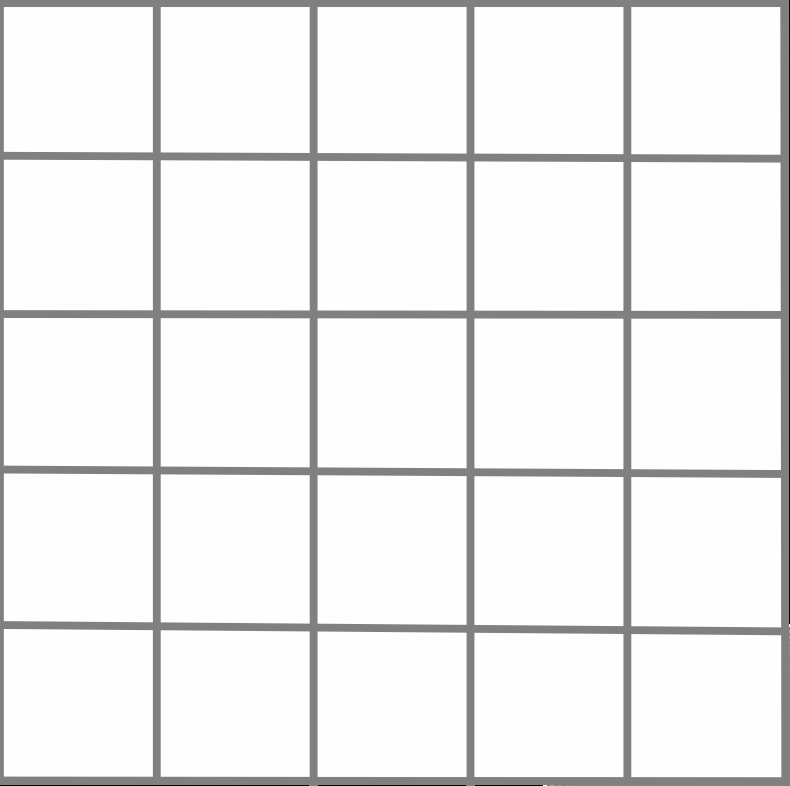
#> input picture visulization_data/sample_grid.png, 790 x 786 px; its folder holds 5 pictures in this run
$ jupyter execute --allow-errors 0-camera_calibration.ipynb
#> lines starting #> are read from the running program, lines starting #| are printed output that depends on the picture
#> further down, img is the input picture: shape (786, 790, 3); min 0, max 255, mean 239.5
[cell 1]
import sys
import os
IN_COLAB = 'google.colab' in sys.modules

data_path = "./"
if IN_COLAB:
    data_path = '/content/Prague_ml'
    if os.path.exists(data_path):
        print("Prague_ml already exists")
    else:
        ! git clone https://github.com/VarunBurde/Prague_ml

### Image formation
We know the properties of light and optics, and how rays travel from the light source to a screen to form an image. A camera works on the same principle, but instead of a screen, it captures the light rays on a sensor and transforms them into RGB pixel values.

Light rays from a scene travel and converge at the image plane, where a sharp image is formed. The optical center is the point from which these rays appear to diverge. The focal length is the distance from this point to the image plane, affecting how the scene is scaled in the image

### Camera Intrinsics

The camera intrinsic matrix (K) describes how 3D points in camera coordinates are projected onto the 2D image plane:

$$K = \begin{bmatrix}
f_x & 0 & c_x \\
0 & f_y & c_y \\
0 & 0 & 1
\end{bmatrix}$$

Where:
- $f_x$, $f_y$: Focal length in pixels (in x and y directions)
- $c_x$, $c_y$: Principal point coordinates (optical center on the image plane)

This matrix encapsulates the internal optical characteristics of the camera, independent of the camera's position and orientation in the world.

For more information, see: [Camera Parameters in Computer Vision](https://towardsdatascience.com/what-are-intrinsic-and-extrinsic-camera-parameters-in-computer-vision-7071b72fb8ec/)

### Camera Extrinsics

When a 3D point at coordinates **(x, y, z)** in Cartesian space is projected onto the 2D image plane, it undergoes a transformation from world space to image (pixel) space **(u, v)**. This transformation involves a rotation **R** and translation **T**, and is represented by the **projection matrix**:
$$\begin{bmatrix} u \\ v \\ 1 \end{bmatrix} = P \begin{bmatrix} x \\ y \\ z \\ 1 \end{bmatrix} = K[R|T] \begin{bmatrix} x \\ y \\ z \\ 1 \end{bmatrix}$$

Where:

- **K** is the intrinsic camera matrix (describing internal parameters),
- **R** is the rotation matrix,
- **T** is the translation vector.

In theory, this allows us to map 3D world coordinates to 2D image coordinates. However, the inverse mapping—from **(u, v)** back to **(x, y, z)**—is not directly possible because the projection is a many-to-one transformation. This loss of depth information makes it non-symmetric and inherently **ill-posed**, which is one of the core challenges in 3D computer vision and depth reconstruction.

### Lens and Distortion

### Understanding Optical Aberrations

Lens distortions are optical aberrations that cause straight lines in the real world to appear curved in captured images. These distortions are not defects but natural consequences of the physical properties and design of camera lenses.

When light passes through a lens, its path can be altered in ways that don't perfectly preserve the straight-line geometry of the original scene. These aberrations become particularly noticeable in images containing straight lines, especially near the edges of the frame.

## Do you see the straight lines? Do you think the image is distorted or does the dancing house windows not follow straight lines?

### Key Points:

- **Physical Cause**: Results from the geometric properties of lens elements
- **Impact**: Affects measurements, geometric accuracy, and visual aesthetics
- **Variability**: Different lens types exhibit different characteristic distortions
- **Correctability**: Can be mathematically modeled and corrected in post-processing

### Further Reading

- [Types of Distortion and Measurement Methods](https://www.image-engineering.de/library/image-quality/factors/1062-distortion)
- [Camera Visualization and Calibration](https://docs.nerf.studio/nerfology/model_components/visualize_cameras.html)

## Try to play with distortion values and see if you ever saw such distortion before

### Types of Lens Distortions

### 1. Barrel Distortion

**Causes:**
- Occurs when magnification decreases as you move away from the optical center
- Common in wide-angle lenses
- Lines appear to bow outward like a barrel

**Correction Method:**
- Can be modeled using radial distortion coefficients (k1, k2, k3)
- Corrected using the equation: x_corrected = x(1 + k1*r² + k2*r⁴ + k3*r⁶)

**Calibration Views Needed:**
- Straight-on (front-facing) views with checkerboard pattern
- Close-up views particularly effective

[cell 2]
# Example of barrel distortion visualization
import numpy as np
import cv2
import matplotlib.pyplot as plt

def create_barrel_distortion(img, k1=-0.3):
    """Apply synthetic barrel distortion to an image"""
#> called with k1 = -0.3
    h, w = img.shape[:2]
#> h = 786; w = 790
    # Create camera matrix
    cam_mat = np.array([[w, 0, w/2],
                       [0, w, h/2],
                       [0, 0, 1]])

    # Distortion coefficients [k1, k2, p1, p2, k3]
    dist_coeffs = np.array([k1, 0, 0, 0, 0])

    # Apply distortion
    distorted = cv2.undistort(img, cam_mat, -dist_coeffs)  # Negative to create distortion
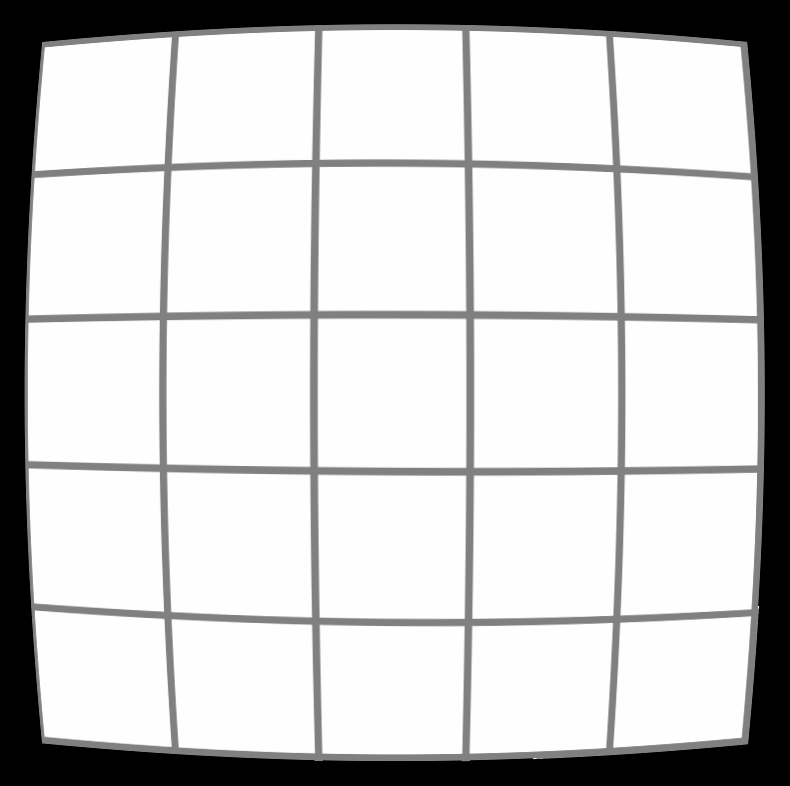
#> distorted: shape (786, 790, 3); min 0, max 254, mean 204.2
    return distorted

# Example usage (commented out until we have an image)
img_path = os.path.join(data_path, 'visulization_data', 'sample_grid.png')  # Replace with your image path
img = cv2.imread(img_path)
if img is not None:
    barrel_img = create_barrel_distortion(img)
    fig, axes = plt.subplots(1, 2, figsize=(12, 6))
    axes[0].imshow(cv2.cvtColor(img, cv2.COLOR_BGR2RGB))
    axes[0].set_title('Original Image')
    axes[1].imshow(cv2.cvtColor(barrel_img, cv2.COLOR_BGR2RGB))
    axes[1].set_title('With Barrel Distortion')
    plt.show()
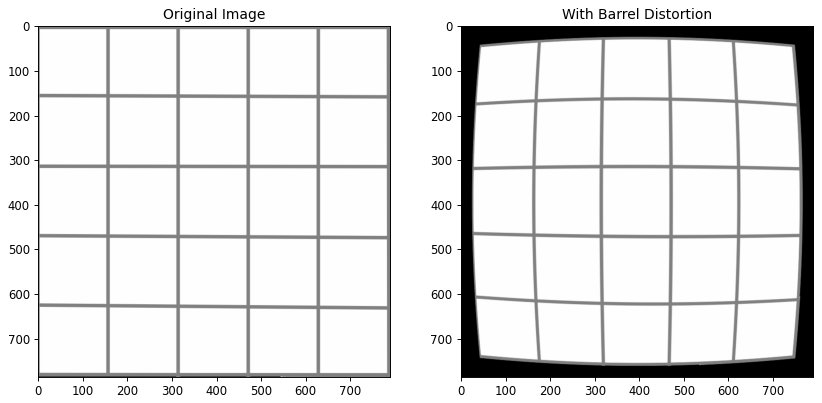
#> figure drawn by matplotlib, 2 panels

## 2. Pincushion Distortion

**Causes:**
- Occurs when magnification increases as you move away from the optical center
- Common in telephoto lenses
- Lines curve inward like a pincushion

**Correction Method:**
- Uses the same radial distortion model as barrel distortion but with opposite sign coefficients
- Software correction algorithms in post-processing

**Calibration Views Needed:**
- Distant views of calibration pattern
- Edge-of-frame views to capture maximum distortion

[cell 3]
# Example of pincushion distortion visualization
def create_pincushion_distortion(img, k1=0.3):
    """Apply synthetic pincushion distortion to an image"""
#> called with k1 = 0.3
    h, w = img.shape[:2]
#> h = 786; w = 790
    # Create camera matrix
    cam_mat = np.array([[w, 0, w/2],
                       [0, w, h/2],
                       [0, 0, 1]])

    # Distortion coefficients [k1, k2, p1, p2, k3]
    dist_coeffs = np.array([k1, 0, 0, 0, 0])

    # Apply distortion
    distorted = cv2.undistort(img, cam_mat, -dist_coeffs)  # Negative to create distortion
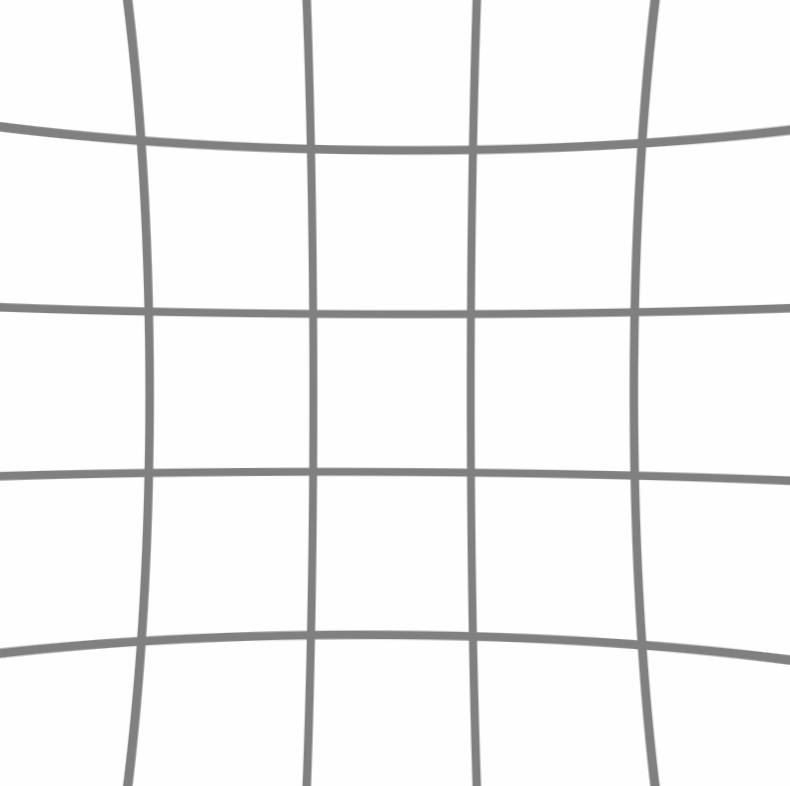
#> distorted: shape (786, 790, 3); min 128, max 254, mean 243.4
    return distorted

# Example usage (commented out until we have an image)
img = cv2.imread(img_path)
if img is not None:
    pincushion_img = create_pincushion_distortion(img)
    fig, axes = plt.subplots(1, 2, figsize=(12, 6))
    axes[0].imshow(cv2.cvtColor(img, cv2.COLOR_BGR2RGB))
    axes[0].set_title('Original Image')
    axes[1].imshow(cv2.cvtColor(pincushion_img, cv2.COLOR_BGR2RGB))
    axes[1].set_title('With Pincushion Distortion')
    plt.show()
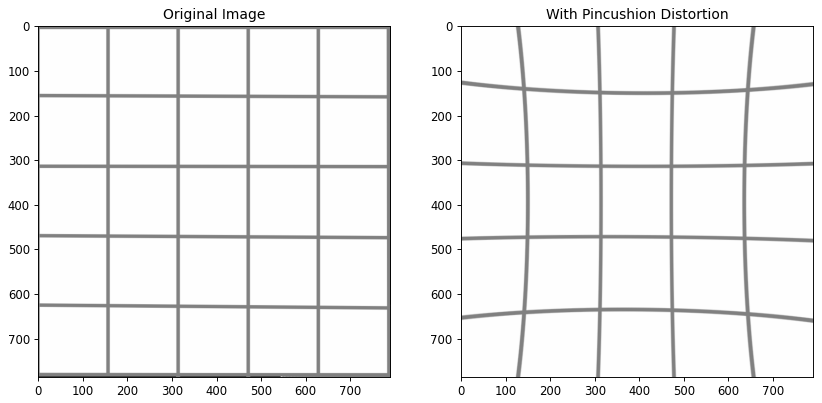
#> figure drawn by matplotlib, 2 panels

## 3. Mustache Distortion

**Causes:**
- Complex aberrations in lens design
- Combination of barrel and pincushion distortions
- Common in zoom lenses

**Correction Method:**
- Requires higher-order polynomial models
- Often needs both radial and tangential distortion coefficients

**Calibration Views Needed:**
- Angled views of calibration pattern
- Multiple perspectives to capture transition between distortion types

[cell 4]
# Example of mustache distortion visualization
def create_mustache_distortion(img, k1=-0.5, k2=0.9):
    """Apply synthetic mustache distortion to an image"""
#> called with k1 = -0.5, k2 = 0.9
    h, w = img.shape[:2]
#> h = 786; w = 790
    # Create camera matrix
    cam_mat = np.array([[w, 0, w/2],
                       [0, w, h/2],
                       [0, 0, 1]])

    # Distortion coefficients [k1, k2, p1, p2, k3]
    dist_coeffs = np.array([k1, k2, 0, 0, 0])

    # Apply distortion
    distorted = cv2.undistort(img, cam_mat, -dist_coeffs)  # Negative to create distortion
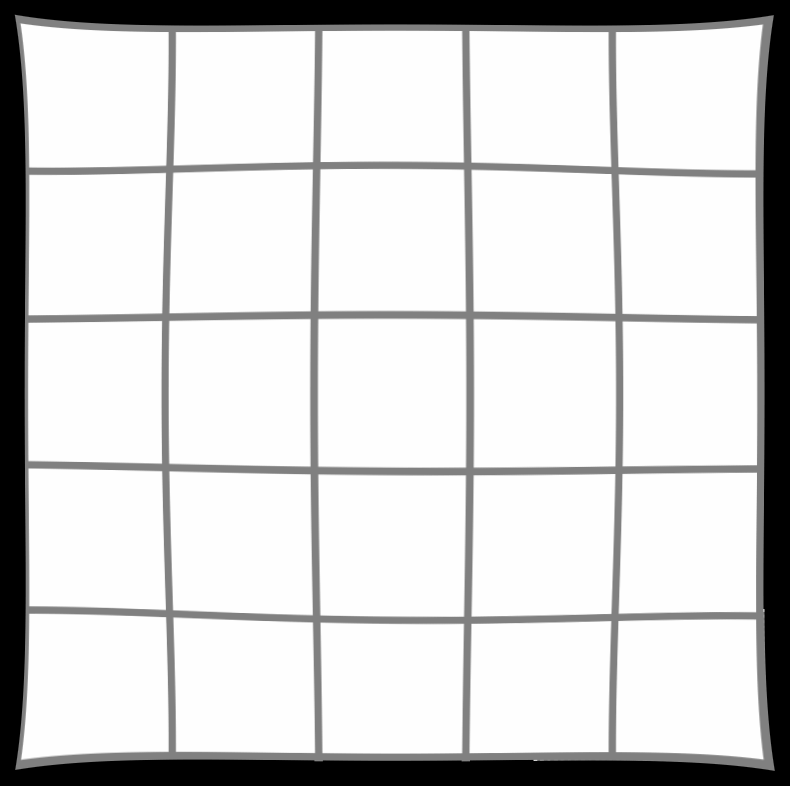
#> distorted: shape (786, 790, 3); min 0, max 254, mean 211.1
    return distorted

# Example usage (commented out until we have an image)
img = cv2.imread(img_path)
if img is not None:
    mustache_img = create_mustache_distortion(img)
    fig, axes = plt.subplots(1, 2, figsize=(12, 6))
    axes[0].imshow(cv2.cvtColor(img, cv2.COLOR_BGR2RGB))
    axes[0].set_title('Original Image')
    axes[1].imshow(cv2.cvtColor(mustache_img, cv2.COLOR_BGR2RGB))
    axes[1].set_title('With Mustache Distortion')
    plt.show()

## 4. Tangential (Decentering) Distortion

**Causes:**
- Lens not perfectly aligned with camera sensor
- Optical elements inside lens are misaligned
- Creates asymmetrical distortion

**Correction Method:**
- Modeled using tangential distortion coefficients (p1, p2)
- Correction equations:
  - x_corrected = x + [2p1xy + p2(r² + 2x²)]
  - y_corrected = y + [p1(r² + 2y²) + 2p2xy]

**Calibration Views Needed:**
- Tilted and rotated views of calibration pattern
- Multiple orientations to detect asymmetries

[cell 5]
# Example of tangential distortion visualization
def create_tangential_distortion(img, p1=0.05, p2=0.05):
    """Apply synthetic tangential distortion to an image"""
#> called with p1 = 0.05, p2 = 0.05
    h, w = img.shape[:2]
#> h = 786; w = 790
    # Create camera matrix
    cam_mat = np.array([[w, 0, w/2],
                       [0, w, h/2],
                       [0, 0, 1]])

    # Distortion coefficients [k1, k2, p1, p2, k3]
    dist_coeffs = np.array([0, 0, p1, p2, 0])

    # Apply distortion
    distorted = cv2.undistort(img, cam_mat, -dist_coeffs)  # Negative to create distortion
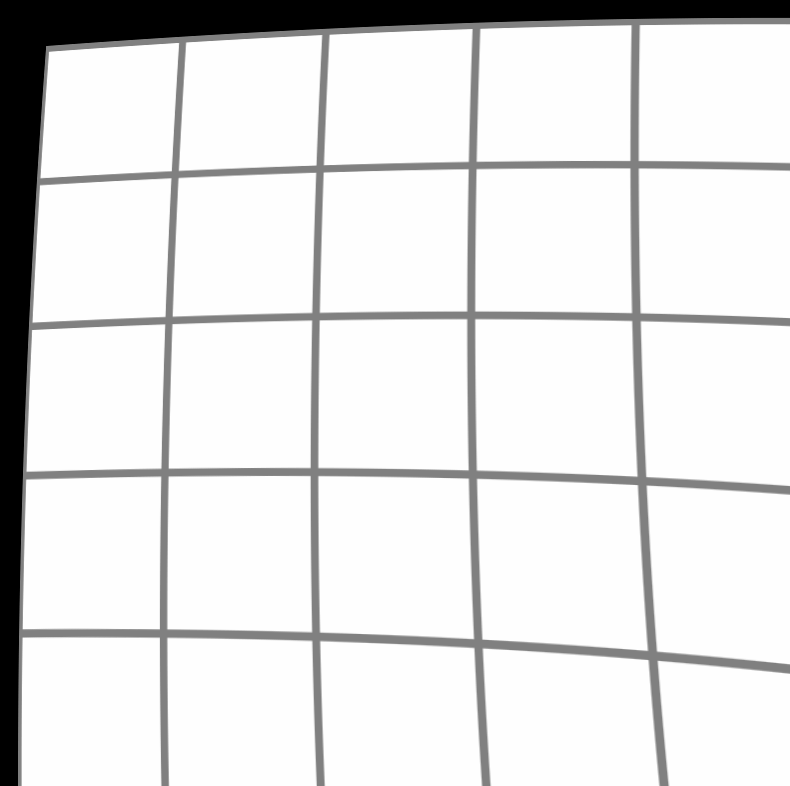
#> distorted: shape (786, 790, 3); min 0, max 254, mean 225.6
    return distorted

# Example usage (commented out until we have an image)
img = cv2.imread(img_path)
if img is not None:
    tangential_img = create_tangential_distortion(img)
    fig, axes = plt.subplots(1, 2, figsize=(12, 6))
    axes[0].imshow(cv2.cvtColor(img, cv2.COLOR_BGR2RGB))
    axes[0].set_title('Original Image')
    axes[1].imshow(cv2.cvtColor(tangential_img, cv2.COLOR_BGR2RGB))
    axes[1].set_title('With Tangential Distortion')
    plt.show()
